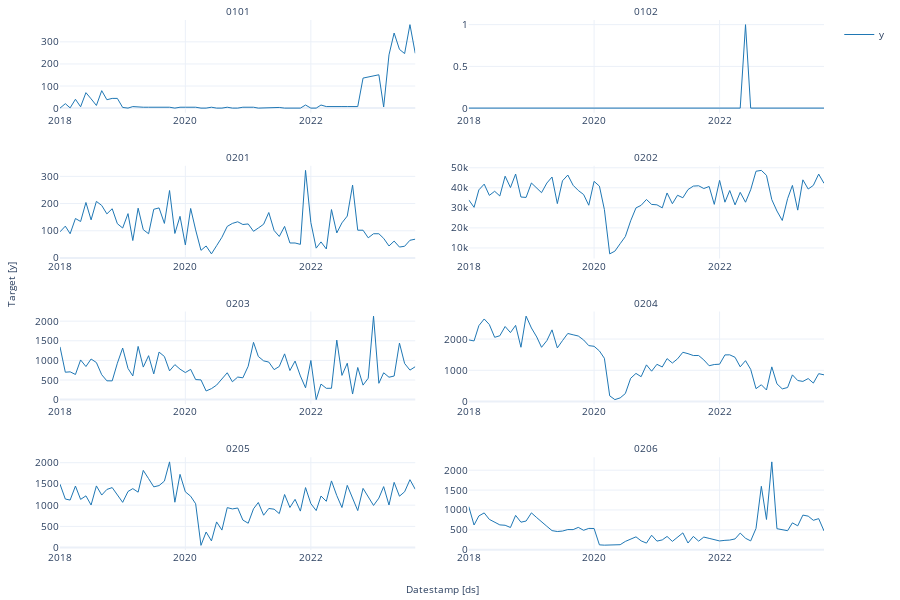

Here is the notebook cell this chart was saved with:
### Code cell
StatsForecast.plot(df, plot_random=False)
